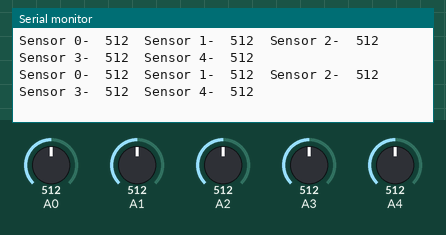
This sketch was run on a simulated Arduino Uno, built with avr-gcc and run on an emulated ATmega328P. On the bench: the last lines printed to the serial monitor. The test bench sets the inputs (shaded band); at power-on: A0 = 512, A1 = 512, A2 = 512, A3 = 512, A4 = 512.

Above: at 1.8 s.
1.9 s: A0 set to 716
At 2.9 s:
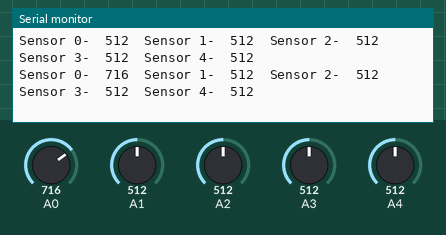
3.4 s: A1 set to 716
At 4.5 s:
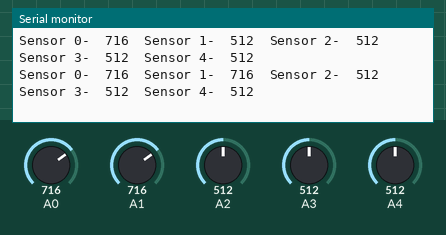
4.9 s: A2 set to 716
At 5.9 s:
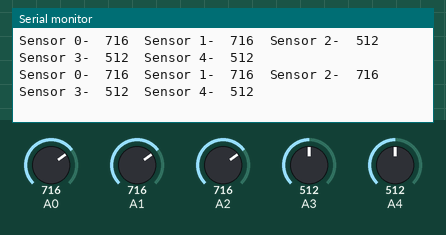
6.4 s: A3 set to 716
At 7.7 s:
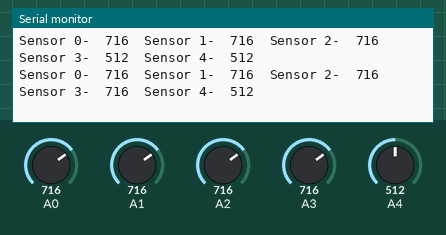
7.9 s: A4 set to 716
At 8.7 s:
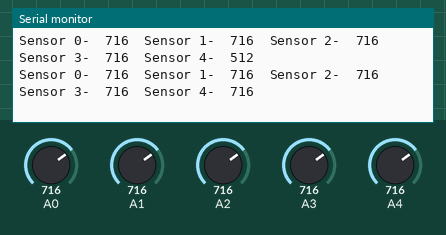
9.4 s: A0 set to 992
At 11.0 s:
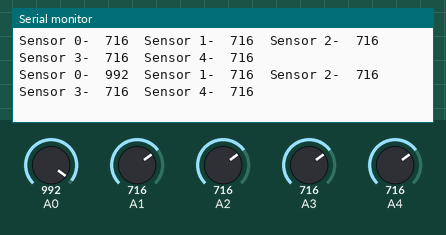
Timing chart, 0 to 11.9 s (numbered marks = the images above; inputs shaded):
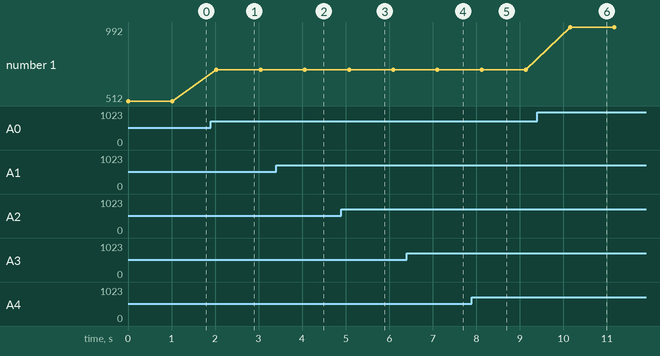

The sketch:

Testing_array.ino
```cpp
void setup(){
  Serial.begin(9600);
}

void loop(){

  showSensorData();
  delay(1000);
}


void showSensorData()
{
  Serial.print("Sensor 0-  ");
  Serial.print(analogRead(0));
  Serial.print("  Sensor 1-  ");
  Serial.print(analogRead(1));
  Serial.print("  Sensor 2-  ");
  Serial.print(analogRead(2));
  Serial.print("  Sensor 3-  ");
  Serial.print(analogRead(3));
  Serial.print("  Sensor 4-  ");
  Serial.println(analogRead(4));
}
```

Measured:
- after the input at 1.9 s, the serial monitor: prints a new line after 0.13 s (image 1)
- after the input at 3.4 s, the serial monitor: prints a new line after 0.66 s (image 2)
- after the input at 4.9 s, the serial monitor: prints a new line after 0.18 s (image 3)
- after the input at 6.4 s, the serial monitor: prints a new line after 0.71 s (image 4)
- after the input at 7.9 s, the serial monitor: prints a new line after 0.23 s (image 5)
- after the input at 9.4 s, the serial monitor: prints a new line after 0.76 s (image 6)
- plotted number 1: 512 → 716 after the input at 1.9 s, 716 → 992 after the input at 9.4 s
